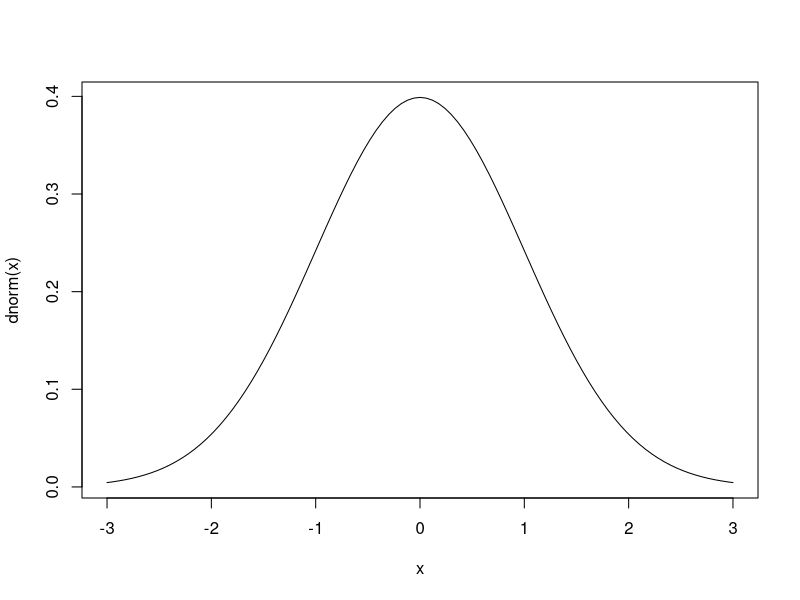
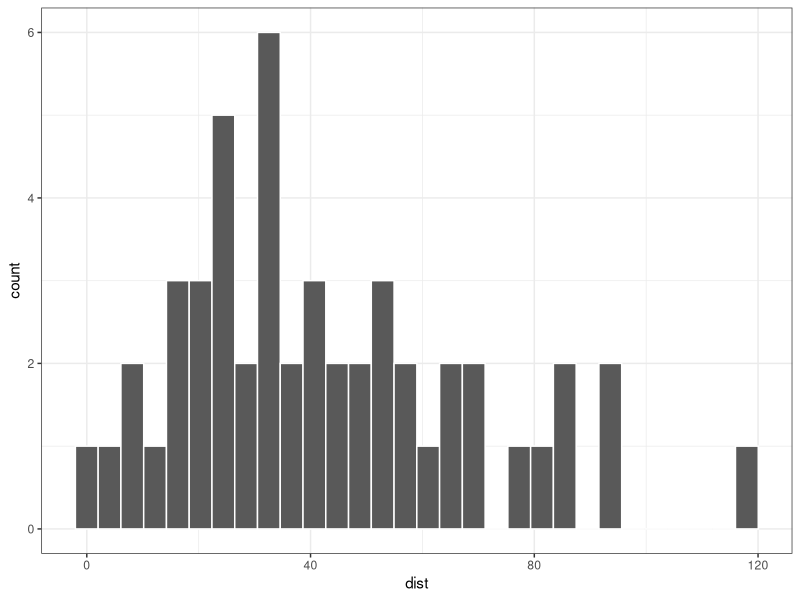
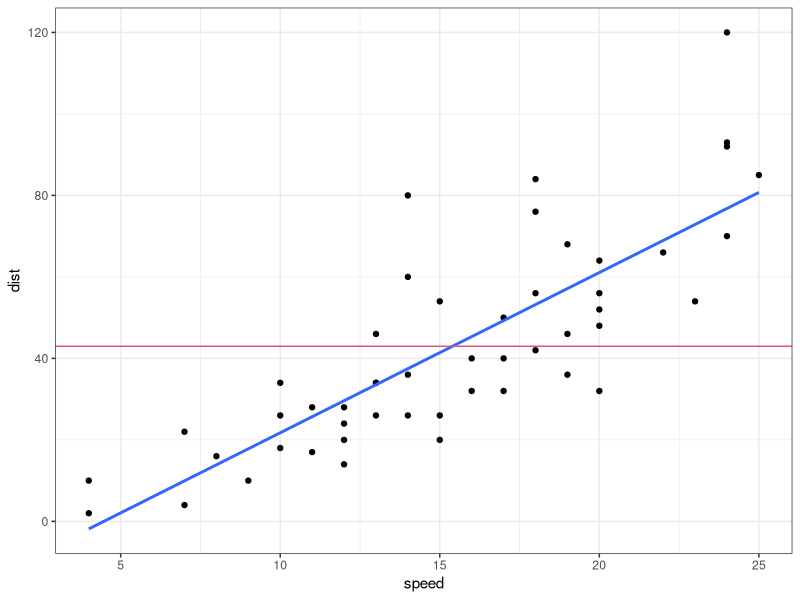
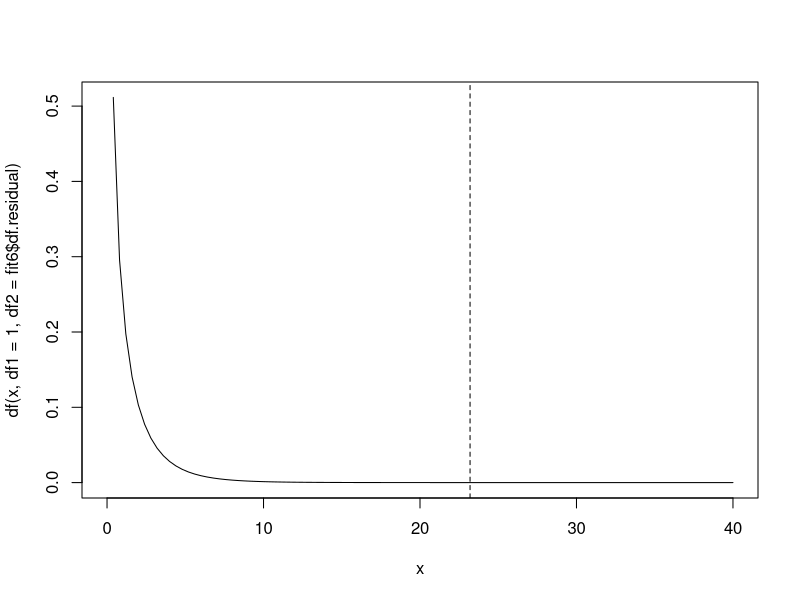

Reproduce these figures in R, in order.
library(tidyverse)

# Measuring model fit -----------------------------------------------------

## height data
y <- c(180, 191, 162, 171)

mu_hat <- mean(y)
sigma_hat <- sd(y)

## assumption: Y ~ N(176, 12.4^2)

dnorm(y, mean = mu_hat, sd = sigma_hat)
prod(dnorm(y, mean = mu_hat, sd = sigma_hat))

log(dnorm(y, mean = mu_hat, sd = sigma_hat))
sum(log(dnorm(y, mean = mu_hat, sd = sigma_hat)))

## what is the likelihood that the data came from a normal distr.
## with mean mu = 190
prod(dnorm(y, mean = 190, sd = sigma_hat))
sum(log(dnorm(y, mean = 190, sd = sigma_hat)))

## Note: dnorm() is the prob. density function of the normal distr.
curve(dnorm(x), xlim = c(-3,3))
dnorm(-2)

## using the MLE for sigma
n <- length(y)
sigma_hat_mle <- sd(y) * sqrt((n - 1) / n)

sum(log(dnorm(y, mean = mu_hat, sd = sigma_hat)))
sum(log(dnorm(y, mean = mu_hat, sd = sigma_hat_mle)))

## the cars dataset

cars %>%
  ggplot(aes(x = dist)) +
  theme_bw() +
  geom_histogram(col = "white")

## fitting a normal model without covariates (same as we did before,
## but using the lm function now)

fit1 <- lm(dist ~ 1, data = cars)
coef(fit1)
mean(cars$dist)

sigma(fit1)
sd(cars$dist)

sigma_mle <- sqrt(mean(residuals(fit1)^2))
sum(log(dnorm(cars$dist, mean = coef(fit1), sd = sigma_mle)))
logLik(fit1)

## a normal regression model

cars %>%
  ggplot(aes(y = dist, x = speed)) +
  theme_bw() +
  geom_point() +
  geom_smooth(method = "lm", se = FALSE) +
  geom_hline(yintercept = coef(fit1), col = 2)

fit2 <- lm(dist ~ speed, data = cars)
coef(fit2)

mu_hat <- predict(fit2) ## fitted(fit2)
sigma_mle <- sqrt(mean(residuals(fit2)^2))

sum(log(dnorm(cars$dist, mean = mu_hat, sd = sigma_mle)))
logLik(fit2)

## a likelihood ratio

logLik(fit2) - logLik(fit1)
exp(logLik(fit2) - logLik(fit1))

## residual sums of squares

residuals(fit2)
cars$dist - predict(fit2)

RSS_fit1 <- sum(residuals(fit1)^2)
RSS_fit2 <- sum(residuals(fit2)^2)

n <- nrow(cars)
-(n/2) * (log(2*pi) - log(n) + log(RSS_fit1) + 1)
logLik(fit1)

-(n/2) * (log(2*pi) - log(n) + log(RSS_fit2) + 1)
logLik(fit2)

logLik(fit2) - logLik(fit1)
(log(RSS_fit2) - log(RSS_fit1)) * (-n/2)

## RMSE (this measure translates as the uncertainty)
## (square root brings it to the same scale as the response)

sqrt(mean(residuals(fit1)^2))
sqrt(mean(residuals(fit2)^2))

## MAE (same scale as the response)

mean(abs(residuals(fit1)))
mean(abs(residuals(fit2)))

## Deviances and an example using logistic regression

cars_df <- cars %>%
  mutate(z = dist > median(dist))

## constant probability of being above the median distance

fit3 <- glm(z ~ 1,
            family = binomial(link = "logit"),
            data = cars_df)

## prob of being above median distance is a function of speed

fit4 <- glm(z ~ speed,
            family = binomial(link = "logit"),
            data = cars_df)

logLik(fit3) # prob. of observing the outcome given fit3
logLik(fit4) # prob. of observing the outcome given fit4

logLik(fit4) - logLik(fit3)
exp(16.88)
## approx. 21 million times more likely

-2 * logLik(fit3)
-2 * logLik(fit4)
(deviance(fit3) - deviance(fit4)) / 2 # same as logLik ratio

sum(residuals(fit3, type = "deviance")^2)
deviance(fit3)
- 2 * logLik(fit3)

# Nested model comparisons ------------------------------------------------

fit5 <- lm(Fertility ~ Agriculture + Education, data = swiss)
fit6 <- lm(Fertility ~ Agriculture + Education + Catholic, data = swiss)

RSS_5 <- sum(residuals(fit5)^2)
RSS_6 <- sum(residuals(fit6)^2)

RSS_5
RSS_6

(RSS_5 - RSS_6) / RSS_6

## we can refer to this as an "effect size", which multiplied
## by df1/(df0 - df1) (which is a "sample effect"), gives the F statistic

## F statistic
F_stat <- ((RSS_5 - RSS_6) / 1) / (RSS_6 / fit6$df.residual)

## reference distribution: F(1, 43)
curve(df(x, df1 = 1, df2 = fit6$df.residual), xlim = c(0, 40))
abline(v = F_stat, lty = 2)

anova(fit5, fit6)
pf(F_stat, df1 = 1, df2 = fit6$df.residual, lower.tail = FALSE)

## likelihood ratio
logLik(fit6) - logLik(fit5)
exp(10.14)

## drop1 nested model comparison (akin to type II)
drop1(fit6, test = "F") ## start with maximal model, dropping one at a time

## add1 model comparisons
## start with null model, add one at a time
add1(lm(Fertility ~ 1, data = swiss),
     scope = ~ Agriculture + Education + Catholic, test = "F")

## sequential ANOVA (type I)
anova(fit6)
sum(residuals(lm(Fertility ~ 1, data = swiss))^2) - sum(residuals(lm(Fertility ~ Agriculture, data = swiss))^2)
sum(residuals(lm(Fertility ~ Agriculture, data = swiss))^2) - sum(residuals(lm(Fertility ~ Agriculture + Education, data = swiss))^2)
sum(residuals(lm(Fertility ~ Agriculture + Education, data = swiss))^2) - sum(residuals(lm(Fertility ~ Agriculture + Education + Catholic, data = swiss))^2)
sum(residuals(lm(Fertility ~ Agriculture + Education + Catholic, data = swiss))^2)

fit6 <- lm(Fertility ~ Agriculture + Education + Catholic, data = swiss)
fit6a <- lm(Fertility ~ Catholic + Agriculture + Education, data = swiss)

logLik(fit6)
logLik(fit6a)

coef(fit6)
coef(fit6a)

anova(fit6)
anova(fit6a)

drop1(fit6, test = "F")
drop1(fit6a, test = "F")

## R^2: proportional decrease in error
## fitting the NULL model
fit7 <- lm(Fertility ~ 1, data = swiss)
RSS_7 <- sum(residuals(fit7)^2)

(RSS_7 - RSS_6) / RSS_7
## R^2 is a measure that compares the model you are fitting ("current" model)
## to the null model (i.e. how much variability have we explained when
## we add the covariates?)
## if we continue to add covariates, R^2 will continue to increase

## Adjusted R^2
y <- swiss$Fertility
ybar <- mean(swiss$Fertility)
TSS <- sum((y - ybar)^2)

1 - RSS_6/TSS * 46 / 43

summary(fit6)

## R^2 as the correlation between observed and fitted values
yhat <- predict(fit6)
cor(y, yhat)^2 ## this is the R^2

## global test
fit7 ## null model
fit6 ## model including agriculture, education and catholic
anova(fit7, fit6)